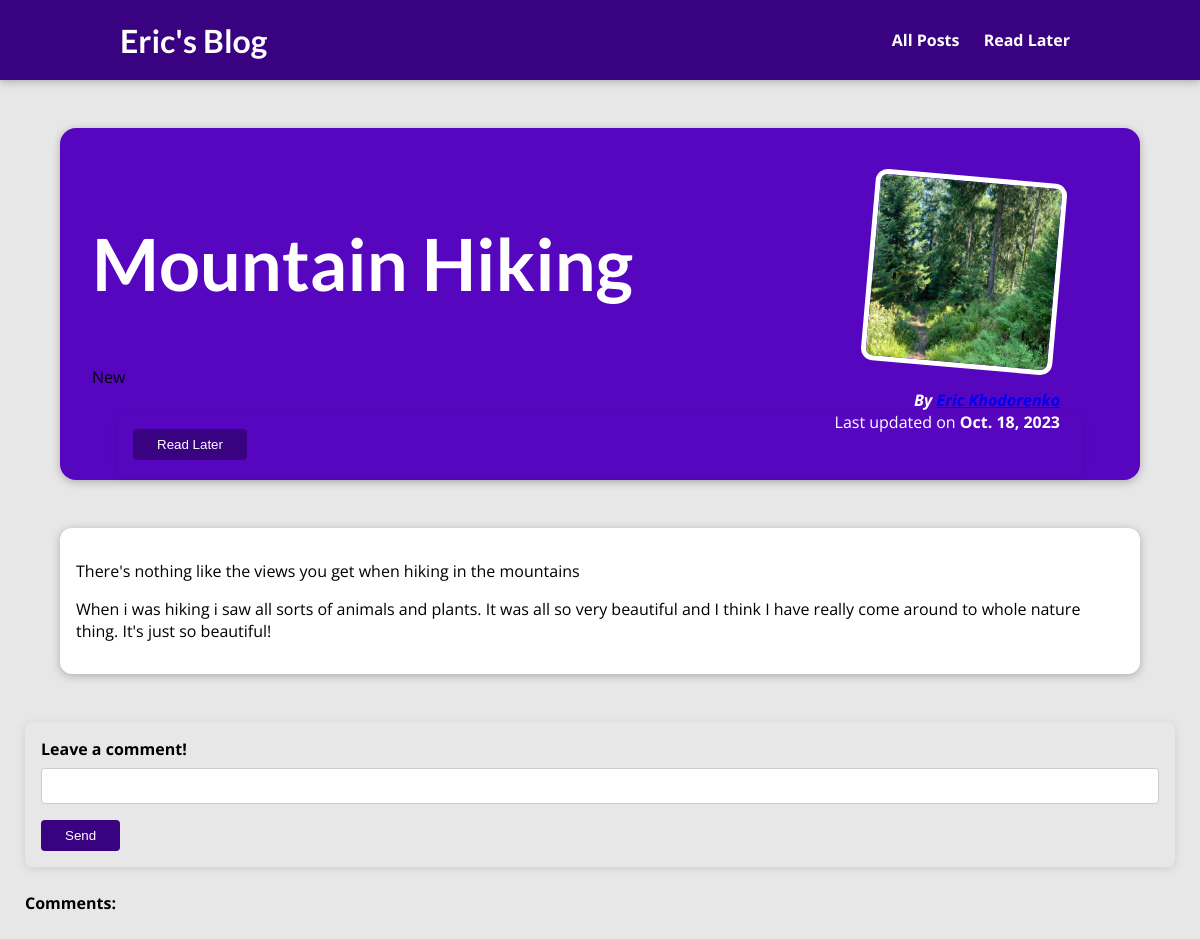
The page /posts/mountain-hiking on the database as committed earlier.
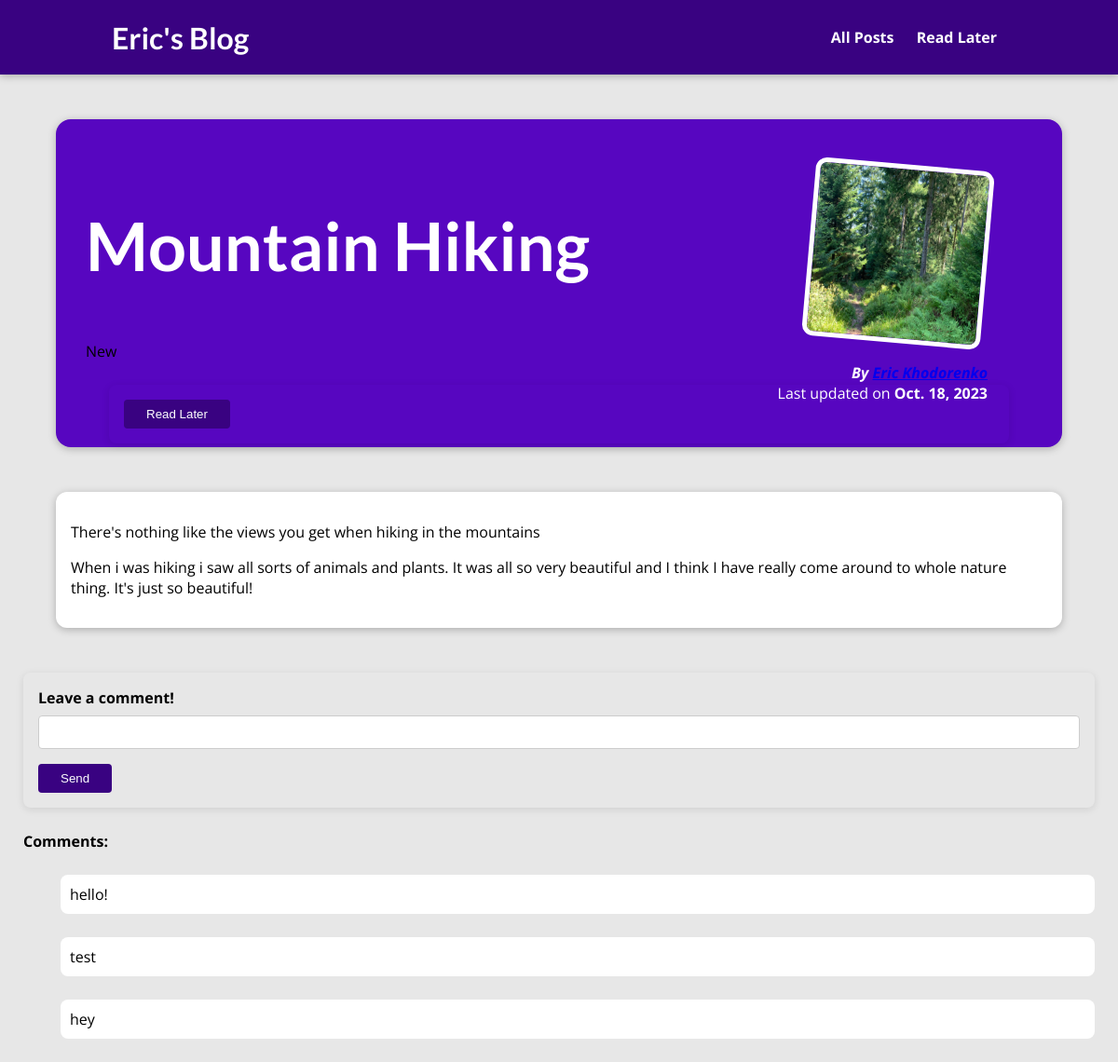
The same page on the database as committed later.
### blog/models.py (models this page shows, shortened)
class Tag(models.Model):
    caption = models.CharField(max_length=50)

class Comment(models.Model):
    comment = models.CharField(max_length=300)
    post = models.ForeignKey(Post,on_delete=models.CASCADE,related_name="all_comments")

### blog/views.py (the view)
# urls.py: path("posts/<slug:slug>", views.SinglePostView.as_view(),name="post"),
class SinglePostView(DetailView):
    template_name = "blog/post.html"
    model = Post
    def get_context_data(self, **kwargs):
        context = super().get_context_data(**kwargs)
        object = self.get_object()
        context["form"] = CommentForm()
        context["post_tags"] = object.caption.all()
        return context
    def post(self, request, *args, **kwargs):
        self.object = self.get_object() # i am basically getting ourself in this function. im getting the post object.
        form = CommentForm(request.POST)
        if form.is_valid():
            comment = Comment(post=self.object, comment=form.cleaned_data['comment']) # 'comment' is the variable we are accessing from the form.
            comment.save() # saving this comment object to our database.
            return redirect("post", self.object.slug) # redirect works by taking the name from the urls.py of the template we want to navigate to, and then

### blog/forms.py
class CommentForm(forms.Form):
    comment = forms.CharField(label="Leave a comment!",max_length=300,error_messages={
        "required":"Your comment can't be empty",
        "max_length":"Your comment is too long"
    })

### blog/models.py (called while the page is built)
    def __str__(self):
        return f"{self.first_name} {self.last_name}"

### blog/templates/blog/post.html (shortened to what this page needs)
{%extends "base.html"%}
{%load static%}
{% block css_files%}
  <link rel="stylesheet" href="{% static "blog/post-detail.css"%}"/>
{%endblock%}
{%block content%}
<header id="main-navigation">
  <h1><a href="{% url "index" %}">Eric's Blog</a></h1>
  <nav>
    <a href="{% url "posts" %}" style="margin:10px;">All Posts</a>
    <a href="{% url "read-later" %}" style="margin:10px;">Read Later</a>
  </nav>
</header>
  <section id="summary">
    <h2>{{post.title}}</h2>
    <div>
      {%for tag in post_tags %}
        <span class = "tag">{{tag.caption}}</span>
      {%endfor%}
    </div>
    <div class="read-later">
      <form action="{% url "read-later" %}" method="POST">
        <button type="submit">Read Later</button>
      </form>
    </div>
    <article>
      <img src="{% static "blog/images/"|add:post.image_name %}" alt ="Post Title" />
      <address>By <a href="mailto: {{post.author.email_address}}">{{post.author}}</a></address>
      <div>
        Last updated on <time>{{post.date}}</time>
      </div>
    </article>
  </section>
  <main>
    <p>
      {{post.excerpt}}
    </p>
    <p>
      {{post.content}}
    </p>
  </main>
  <section id="comment-section">
    <form method="POST" action="{%url "post" post.slug %}">
      {% for field in form %}
        <div class="form-control {% if field.errors %} errors {% endif %}">
          {{field.label_tag}}
          {{field}}
        </div>
        {% endfor %}
        <button type="submit">Send</button>
    </form>
  </section>
  <section id="all-comments">
    <h4>Comments:</h4>
    <ul>
    {% for comment in post.all_comments.all %}
      <div class="comment-div"><li>{{comment.comment}}</li></div>
    {% endfor %}
    </ul>
  </section>
{% endblock %}

Rows that differ between the two databases and show on the page:
added Comment: comment "hello!"
added Comment: comment "test"
added Comment: comment "hey"
